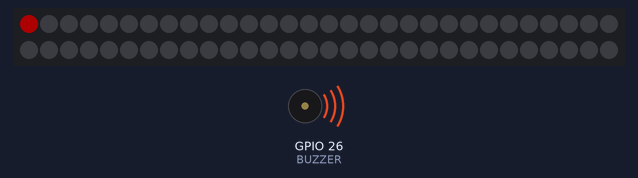
This program was run on a simulated ESP32. Parts: 60 RGB LEDs in strip order, left to right, continuing on the next row, buzzer (waves = sounding, pin HIGH). Dim RGB values are drawn brighter than linear; storage starts empty; what the program prints to the serial monitor is not drawn.

Above: at 13.7 s.
At 16.85 s:
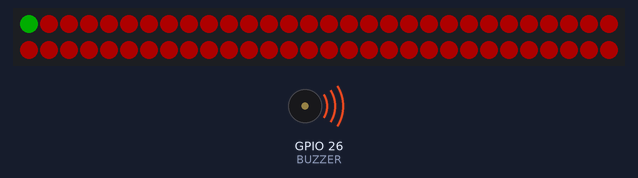
At 20.0 s:
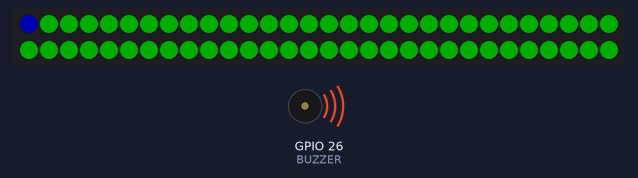
At 26.2 s:
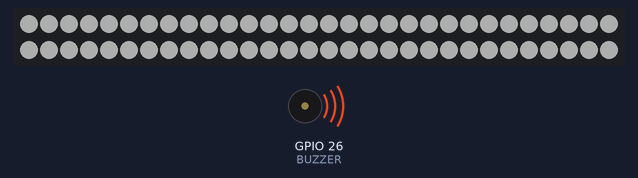
Timing chart, 0 to 27.7 s (numbered marks = the images above):
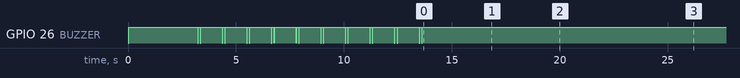

The program:

main.cpp
```cpp
#include <Arduino.h>

/*
  Rui Santos
  Complete project details at https://RandomNerdTutorials.com/esp32-microsd-card-arduino/

  This sketch can be found at: Examples > SD(esp32) > SD_Test
*/

#include "FS.h"
#include "SD.h"
#include "SPI.h"
#include <Adafruit_NeoPixel.h>
#ifdef __AVR__
 #include <avr/power.h> // Required for 16 MHz Adafruit Trinket
#endif

// Which pin on the Arduino is connected to the NeoPixels?
// On a Trinket or Gemma we suggest changing this to 1:
#define LED_PIN     16

// How many NeoPixels are attached to the Arduino?
#define LED_COUNT  60

// NeoPixel brightness, 0 (min) to 255 (max)
#define BRIGHTNESS 50 // Set BRIGHTNESS to about 1/5 (max = 255)

// Declare our NeoPixel strip object:
Adafruit_NeoPixel strip(LED_COUNT, LED_PIN, NEO_GRBW + NEO_KHZ800);
// Argument 1 = Number of pixels in NeoPixel strip
// Argument 2 = Arduino pin number (most are valid)
// Argument 3 = Pixel type flags, add together as needed:
//   NEO_KHZ800  800 KHz bitstream (most NeoPixel products w/WS2812 LEDs)
//   NEO_KHZ400  400 KHz (classic 'v1' (not v2) FLORA pixels, WS2811 drivers)
//   NEO_GRB     Pixels are wired for GRB bitstream (most NeoPixel products)
//   NEO_RGB     Pixels are wired for RGB bitstream (v1 FLORA pixels, not v2)
//   NEO_RGBW    Pixels are wired for RGBW bitstream (NeoPixel RGBW products)
void rainbowFade2White(int wait, int rainbowLoops, int whiteLoops);
void colorWipe(uint32_t color, int wait);
void whiteOverRainbow(int whiteSpeed, int whiteLength);
void pulseWhite(uint8_t wait);

void listDir(fs::FS &fs, const char * dirname, uint8_t levels){
  Serial.printf("Listing directory: %s\n", dirname);

  File root = fs.open(dirname);
  if(!root){
    Serial.println("Failed to open directory");
    return;
  }
  if(!root.isDirectory()){
    Serial.println("Not a directory");
    return;
  }

  File file = root.openNextFile();
  while(file){
    if(file.isDirectory()){
      Serial.print("  DIR : ");
      Serial.println(file.name());
      if(levels){
        listDir(fs, file.name(), levels -1);
      }
    } else {
      Serial.print("  FILE: ");
      Serial.print(file.name());
      Serial.print("  SIZE: ");
      Serial.println(file.size());
    }
    file = root.openNextFile();
  }
}

void createDir(fs::FS &fs, const char * path){
  Serial.printf("Creating Dir: %s\n", path);
  if(fs.mkdir(path)){
    Serial.println("Dir created");
  } else {
    Serial.println("mkdir failed");
  }
}

void removeDir(fs::FS &fs, const char * path){
  Serial.printf("Removing Dir: %s\n", path);
  if(fs.rmdir(path)){
    Serial.println("Dir removed");
  } else {
    Serial.println("rmdir failed");
  }
}

void readFile(fs::FS &fs, const char * path){
  Serial.printf("Reading file: %s\n", path);

  File file = fs.open(path);
  if(!file){
    Serial.println("Failed to open file for reading");
    return;
  }

  Serial.print("Read from file: ");
  while(file.available()){
    Serial.write(file.read());
  }
  file.close();
}

void writeFile(fs::FS &fs, const char * path, const char * message){
  Serial.printf("Writing file: %s\n", path);

  File file = fs.open(path, FILE_WRITE);
  if(!file){
    Serial.println("Failed to open file for writing");
    return;
  }
  if(file.print(message)){
    Serial.println("File written");
  } else {
    Serial.println("Write failed");
  }
  file.close();
}

void appendFile(fs::FS &fs, const char * path, const char * message){
  Serial.printf("Appending to file: %s\n", path);

  File file = fs.open(path, FILE_APPEND);
  if(!file){
    Serial.println("Failed to open file for appending");
    return;
  }
  if(file.print(message)){
      Serial.println("Message appended");
  } else {
    Serial.println("Append failed");
  }
  file.close();
}

void renameFile(fs::FS &fs, const char * path1, const char * path2){
  Serial.printf("Renaming file %s to %s\n", path1, path2);
  if (fs.rename(path1, path2)) {
    Serial.println("File renamed");
  } else {
    Serial.println("Rename failed");
  }
}

void deleteFile(fs::FS &fs, const char * path){
  Serial.printf("Deleting file: %s\n", path);
  if(fs.remove(path)){
    Serial.println("File deleted");
  } else {
    Serial.println("Delete failed");
  }
}

void testFileIO(fs::FS &fs, const char * path){
  File file = fs.open(path);
  static uint8_t buf[512];
  size_t len = 0;
  uint32_t start = millis();
  uint32_t end = start;
  if(file){
    len = file.size();
    size_t flen = len;
    start = millis();
    while(len){
      size_t toRead = len;
      if(toRead > 512){
        toRead = 512;
      }
      file.read(buf, toRead);
      len -= toRead;
    }
    end = millis() - start;
    Serial.printf("%u bytes read for %u ms\n", flen, end);
    file.close();
  } else {
    Serial.println("Failed to open file for reading");
  }


  file = fs.open(path, FILE_WRITE);
  if(!file){
    Serial.println("Failed to open file for writing");
    return;
  }

  size_t i;
  start = millis();
  for(i=0; i<2048; i++){
    file.write(buf, 512);
  }
  end = millis() - start;
  Serial.printf("%u bytes written for %u ms\n", 2048 * 512, end);
  file.close();
}
#define BUZZER 26

void setup(){
  Serial.begin(115200);

  strip.begin();           // INITIALIZE NeoPixel strip object (REQUIRED)
  strip.show();            // Turn OFF all pixels ASAP
  strip.setBrightness(BRIGHTNESS);
  if(!SD.begin(5)){
    Serial.println("Card Mount Failed");
    return;
  }
  uint8_t cardType = SD.cardType();
  pinMode(BUZZER,OUTPUT);
  digitalWrite(BUZZER,HIGH);


  if(cardType == CARD_NONE){
    Serial.println("No SD card attached");
    return;
  }

  digitalWrite(BUZZER,LOW);
  delay(20);
  digitalWrite(BUZZER,HIGH);
  Serial.print("SD Card Type: ");
  if(cardType == CARD_MMC){
    Serial.println("MMC");
  } else if(cardType == CARD_SD){
    Serial.println("SDSC");
  } else if(cardType == CARD_SDHC){
    Serial.println("SDHC");
  } else {
    Serial.println("UNKNOWN");
  }

  uint64_t cardSize = SD.cardSize() / (1024 * 1024);
  Serial.printf("SD Card Size: %lluMB\n", cardSize);

  listDir(SD, "/", 0);
  createDir(SD, "/mydir");
  listDir(SD, "/", 0);
  removeDir(SD, "/mydir");
  listDir(SD, "/", 2);
  writeFile(SD, "/hello.txt", "Hello ");
  appendFile(SD, "/hello.txt", "World!\n");
  readFile(SD, "/hello.txt");
  deleteFile(SD, "/foo.txt");
  renameFile(SD, "/hello.txt", "/foo.txt");
  readFile(SD, "/foo.txt");
  testFileIO(SD, "/test.txt");
  Serial.printf("Total space: %lluMB\n", SD.totalBytes() / (1024 * 1024));
  Serial.printf("Used space: %lluMB\n", SD.usedBytes() / (1024 * 1024));
 for (int i=0;i<10 ;i++){
  digitalWrite(BUZZER,HIGH);
  delay(1000);
  digitalWrite(BUZZER,LOW);
  delay(20);
  digitalWrite(BUZZER,HIGH);
  delay(100);
  digitalWrite(BUZZER,LOW);
  delay(20);
 }
 digitalWrite(BUZZER,HIGH);
}

void loop(){
  // Fill along the length of the strip in various colors...
  colorWipe(strip.Color(255,   0,   0)     , 50); // Red
  colorWipe(strip.Color(  0, 255,   0)     , 50); // Green
  colorWipe(strip.Color(  0,   0, 255)     , 50); // Blue
  colorWipe(strip.Color(  0,   0,   0, 255), 50); // True white (not RGB white)

  whiteOverRainbow(75, 5);

  pulseWhite(5);

  rainbowFade2White(3, 3, 1);


}

// Fill strip pixels one after another with a color. Strip is NOT cleared
// first; anything there will be covered pixel by pixel. Pass in color
// (as a single 'packed' 32-bit value, which you can get by calling
// strip.Color(red, green, blue) as shown in the loop() function above),
// and a delay time (in milliseconds) between pixels.
void colorWipe(uint32_t color, int wait) {
  for(int i=0; i<strip.numPixels(); i++) { // For each pixel in strip...
    strip.setPixelColor(i, color);         //  Set pixel's color (in RAM)
    strip.show();                          //  Update strip to match
    delay(wait);                           //  Pause for a moment
  }
}

void whiteOverRainbow(int whiteSpeed, int whiteLength) {

  if(whiteLength >= strip.numPixels()) whiteLength = strip.numPixels() - 1;

  int      head          = whiteLength - 1;
  int      tail          = 0;
  int      loops         = 3;
  int      loopNum       = 0;
  uint32_t lastTime      = millis();
  uint32_t firstPixelHue = 0;

  for(;;) { // Repeat forever (or until a 'break' or 'return')
    for(int i=0; i<strip.numPixels(); i++) {  // For each pixel in strip...
      if(((i >= tail) && (i <= head)) ||      //  If between head & tail...
         ((tail > head) && ((i >= tail) || (i <= head)))) {
        strip.setPixelColor(i, strip.Color(0, 0, 0, 255)); // Set white
      } else {                                             // else set rainbow
        int pixelHue = firstPixelHue + (i * 65536L / strip.numPixels());
        strip.setPixelColor(i, strip.gamma32(strip.ColorHSV(pixelHue)));
      }
    }

    strip.show(); // Update strip with new contents
    // There's no delay here, it just runs full-tilt until the timer and
    // counter combination below runs out.

    firstPixelHue += 40; // Advance just a little along the color wheel

    if((millis() - lastTime) > whiteSpeed) { // Time to update head/tail?
      if(++head >= strip.numPixels()) {      // Advance head, wrap around
        head = 0;
        if(++loopNum >= loops) return;
      }
      if(++tail >= strip.numPixels()) {      // Advance tail, wrap around
        tail = 0;
      }
      lastTime = millis();                   // Save time of last movement
    }
  }
}

void pulseWhite(uint8_t wait) {
  for(int j=0; j<256; j++) { // Ramp up from 0 to 255
    // Fill entire strip with white at gamma-corrected brightness level 'j':
    strip.fill(strip.Color(0, 0, 0, strip.gamma8(j)));
    strip.show();
    delay(wait);
  }

  for(int j=255; j>=0; j--) { // Ramp down from 255 to 0
    strip.fill(strip.Color(0, 0, 0, strip.gamma8(j)));
    strip.show();
    delay(wait);
  }
}

void rainbowFade2White(int wait, int rainbowLoops, int whiteLoops) {
  int fadeVal=0, fadeMax=100;

  // Hue of first pixel runs 'rainbowLoops' complete loops through the color
  // wheel. Color wheel has a range of 65536 but it's OK if we roll over, so
  // just count from 0 to rainbowLoops*65536, using steps of 256 so we
  // advance around the wheel at a decent clip.
  for(uint32_t firstPixelHue = 0; firstPixelHue < rainbowLoops*65536;
    firstPixelHue += 256) {

    for(int i=0; i<strip.numPixels(); i++) { // For each pixel in strip...

      // Offset pixel hue by an amount to make one full revolution of the
      // color wheel (range of 65536) along the length of the strip
      // (strip.numPixels() steps):
      uint32_t pixelHue = firstPixelHue + (i * 65536L / strip.numPixels());

      // strip.ColorHSV() can take 1 or 3 arguments: a hue (0 to 65535) or
      // optionally add saturation and value (brightness) (each 0 to 255).
      // Here we're using just the three-argument variant, though the
      // second value (saturation) is a constant 255.
      strip.setPixelColor(i, strip.gamma32(strip.ColorHSV(pixelHue, 255,
        255 * fadeVal / fadeMax)));
    }

    strip.show();
    delay(wait);

    if(firstPixelHue < 65536) {                              // First loop,
      if(fadeVal < fadeMax) fadeVal++;                       // fade in
    } else if(firstPixelHue >= ((rainbowLoops-1) * 65536)) { // Last loop,
      if(fadeVal > 0) fadeVal--;                             // fade out
    } else {
      fadeVal = fadeMax; // Interim loop, make sure fade is at max
    }
  }

  for(int k=0; k<whiteLoops; k++) {
    for(int j=0; j<256; j++) { // Ramp up 0 to 255
      // Fill entire strip with white at gamma-corrected brightness level 'j':
      strip.fill(strip.Color(0, 0, 0, strip.gamma8(j)));
      strip.show();
    }
    delay(1000); // Pause 1 second
    for(int j=255; j>=0; j--) { // Ramp down 255 to 0
      strip.fill(strip.Color(0, 0, 0, strip.gamma8(j)));
      strip.show();
    }
  }

  delay(500); // Pause 1/2 second
}
```
